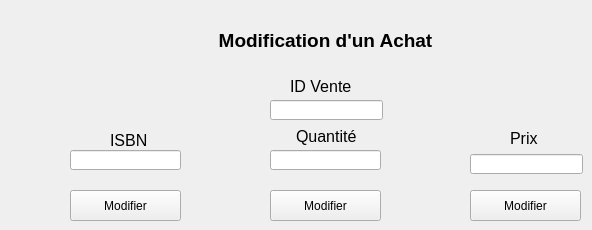
          <widget class="QWidget" name="Modification">
           <attribute name="title">
            <string>Modification</string>
           </attribute>
           <widget class="QLabel" name="Txt_VM">
            <property name="geometry">
             <rect>
              <x>170</x>
              <y>20</y>
              <width>311</width>
              <height>41</height>
             </rect>
            </property>
            <property name="font">
             <font>
              <pointsize>14</pointsize>
              <weight>75</weight>
              <bold>true</bold>
             </font>
            </property>
            <property name="layoutDirection">
             <enum>Qt::LeftToRight</enum>
            </property>
            <property name="text">
             <string>Modification d'un Achat</string>
            </property>
            <property name="alignment">
             <set>Qt::AlignCenter</set>
            </property>
           </widget>
           <widget class="QLabel" name="Txt_ISBNVM">
            <property name="geometry">
             <rect>
              <x>290</x>
              <y>76</y>
              <width>71</width>
              <height>21</height>
             </rect>
            </property>
            <property name="font">
             <font>
              <pointsize>12</pointsize>
             </font>
            </property>
            <property name="text">
             <string>ID Vente</string>
            </property>
           </widget>
           <widget class="QLineEdit" name="LE_IDVentVM">
            <property name="geometry">
             <rect>
              <x>270</x>
              <y>100</y>
              <width>113</width>
              <height>20</height>
             </rect>
            </property>
           </widget>
           <widget class="QLabel" name="Txt_QuantVM">
            <property name="geometry">
             <rect>
              <x>296</x>
              <y>126</y>
              <width>61</width>
              <height>21</height>
             </rect>
            </property>
            <property name="font">
             <font>
              <pointsize>12</pointsize>
             </font>
            </property>
            <property name="text">
             <string>Quantité</string>
            </property>
           </widget>
           <widget class="QLineEdit" name="LE_QuantVM">
            <property name="geometry">
             <rect>
              <x>270</x>
              <y>150</y>
              <width>111</width>
              <height>20</height>
             </rect>
            </property>
           </widget>
           <widget class="QLineEdit" name="LE_PriceVM">
            <property name="geometry">
             <rect>
              <x>470</x>
              <y>154</y>
              <width>113</width>
              <height>20</height>
             </rect>
            </property>
           </widget>
           <widget class="QLabel" name="Txt_PriceVM">
            <property name="geometry">
             <rect>
              <x>510</x>
              <y>130</y>
              <width>31</width>
              <height>16</height>
             </rect>
            </property>
            <property name="font">
             <font>
              <pointsize>12</pointsize>
             </font>
            </property>
            <property name="text">
             <string>Prix</string>
            </property>
           </widget>
           <widget class="QPushButton" name="ModQ">
            <property name="geometry">
             <rect>
              <x>270</x>
              <y>190</y>
              <width>111</width>
              <height>31</height>
             </rect>
            </property>
            <property name="text">
             <string>Modifier</string>
            </property>
           </widget>
           <widget class="QPushButton" name="ModP">
            <property name="geometry">
             <rect>
              <x>470</x>
              <y>190</y>
              <width>111</width>
              <height>31</height>
             </rect>
            </property>
            <property name="text">
             <string>Modifier</string>
            </property>
           </widget>
           <widget class="QLineEdit" name="LE_ISBNVM">
            <property name="geometry">
             <rect>
              <x>70</x>
              <y>150</y>
              <width>111</width>
              <height>20</height>
             </rect>
            </property>
           </widget>
           <widget class="QPushButton" name="ModISBN">
            <property name="geometry">
             <rect>
              <x>70</x>
              <y>190</y>
              <width>111</width>
              <height>31</height>
             </rect>
            </property>
            <property name="text">
             <string>Modifier</string>
            </property>
           </widget>
           <widget class="QLabel" name="Txt_QuantVM_2">
            <property name="geometry">
             <rect>
              <x>110</x>
              <y>130</y>
              <width>61</width>
              <height>21</height>
             </rect>
            </property>
            <property name="font">
             <font>
              <pointsize>12</pointsize>
             </font>
            </property>
            <property name="text">
             <string>ISBN</string>
            </property>
           </widget>
          </widget>
